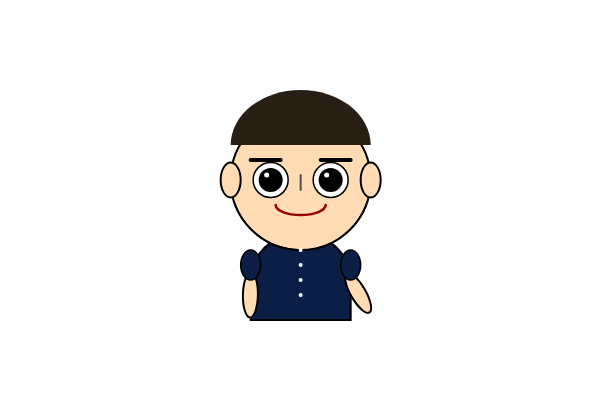
Frame 1 (no input)
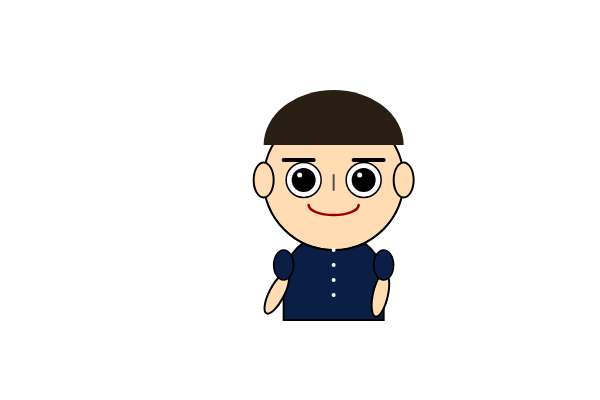
Frame 60 (no input)
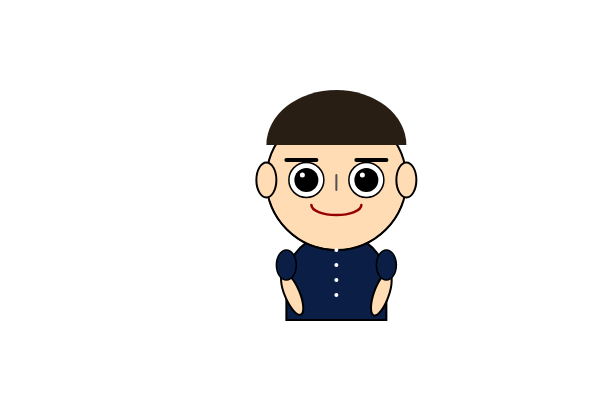
Frame 120 (the mouse pressed at the canvas centre since frame 60)

The p5.js sketch that drew these frames (run headless with seeded random() and noise() and a simulated clock; from frame 60 on, the mouse is pressed at the canvas centre):

// p5.js sketch
// ── sketch.js
let faceX = 0;      
let isSmile = true; 

let leftArmAngle = 0;
let rightArmAngle = 0;

function setup() {
  createCanvas(600, 400);
}

function draw() {
  background(255);

  // 시간 기반 모션 (10초 주기)
  let t = millis() / 1000;       // 초 단위
  let cycle = t % 10;            // 10초 반복

  // 1) 좌우 이동 (부드럽게)
  faceX = sin(t * 1) * 40;       // 좌우 -40 ~ +40

  // 2) 팔 흔들기 (부드러운 모션)
  leftArmAngle = sin(t * 2) * 30;
  rightArmAngle = cos(t * 2) * 30;

  // 3) 표정 자동 변화 (5초마다 변경)
  isSmile = cycle < 5;

  push();
  translate(faceX, 0);

  // ------------------------
  // 👕 해군 군복 몸통
  // ------------------------
  fill(10, 30, 70);
  stroke(0);
  strokeWeight(2);
  beginShape();
  vertex(250, 270);
  bezierVertex(260, 245, 275, 235, 300, 235);
  bezierVertex(325, 235, 340, 245, 350, 270);
  vertex(350, 320);
  vertex(250, 320);
  endShape(CLOSE);

  // ------------------------
  // 💪 팔 (회전 적용)
  // ------------------------

  // 왼팔 회전
  push();
  translate(250, 280);
  rotate(radians(leftArmAngle));
  fill(255, 220, 180);
  ellipse(0, 15, 15, 45);
  pop();

  // 오른팔 회전
  push();
  translate(350, 280);
  rotate(radians(-rightArmAngle));
  fill(255, 220, 180);
  ellipse(0, 15, 15, 45); 
  pop();

  // 소매 (항상 고정)
  fill(10, 30, 70);
  stroke(0);
  strokeWeight(1.5);
  ellipse(250, 265, 20, 30);
  ellipse(350, 265, 20, 30);

  // ------------------------
  // 🧣 목
  // ------------------------
  fill(255, 220, 180);
  rect(285, 220, 30, 20, 10);
  noFill();
  stroke(0);
  strokeWeight(2);
  rect(285, 220, 30, 20, 10);

  // ------------------------
  // 😀 얼굴
  // ------------------------
  stroke(0);
  strokeWeight(2);
  fill(255, 220, 180);
  ellipse(300, 180, 140, 140);

  // 귀
  fill(255, 220, 180);
  stroke(0);
  ellipse(230, 180, 20, 35);
  ellipse(370, 180, 20, 35);

  // 머리
  fill(40, 30, 20);
  noStroke();
  arc(300, 145, 140, 110, PI, 0, CHORD);

  // 눈
  fill(255);
  stroke(0);
  strokeWeight(1.5);
  ellipse(270, 180, 35, 35);
  ellipse(330, 180, 35, 35);

  // 눈동자
  fill(0);
  noStroke();
  ellipse(270, 180, 24, 24);
  ellipse(330, 180, 24, 24);

  // 하이라이트
  fill(255);
  ellipse(266, 175, 5, 5);
  ellipse(326, 175, 5, 5);

  // 눈썹
  stroke(0);
  strokeWeight(4);
  line(250, 160, 280, 160);
  line(320, 160, 350, 160);

  // 코
  stroke(80);
  strokeWeight(2);
  line(300, 175, 300, 190);

  // 입 (자동 표정)
  stroke(150, 0, 0);
  strokeWeight(2.5);
  noFill();
  if (isSmile) {
    arc(300, 205, 50, 20, 0, PI);
  } else {
    line(275, 205, 325, 205);
  }

  // 얼굴 윤곽
  noFill();
  stroke(0);
  strokeWeight(1.5);
  arc(300, 180, 140, 140, 0.1 * PI, 0.9 * PI);

  // 해군 군복 단추
  stroke(255);
  strokeWeight(4);
  for (let y = 250; y <= 300; y += 15) {
    point(300, y);
  }

  pop();
}
